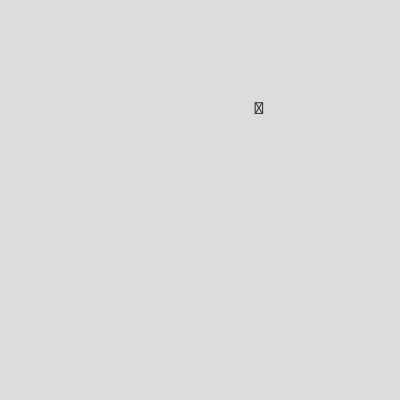
Frame 1 (no input)
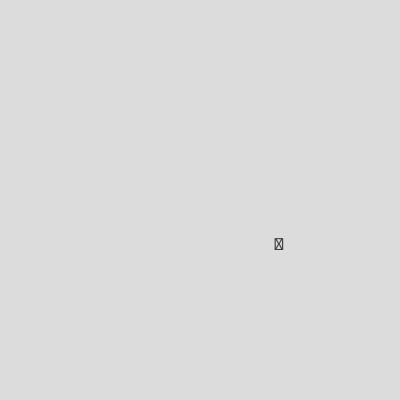
Frame 60 (the mouse pressed at the canvas centre just before this capture)
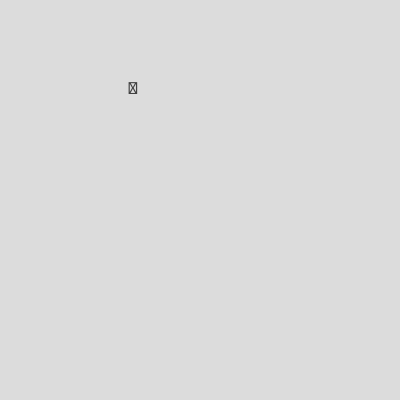
Frame 120 (the mouse held since frame 60 and released just before this capture)

The Processing sketch that drew these frames (run headless with seeded random() and noise(); from frame 60 on, the mouse is pressed at the canvas centre):

// Processing sketch: Interaction_2
// ── Interaction_2.pde
boolean isYellow = false;

// -- set up the things that don't change ...
void setup() {
  size(400, 400);
  background(220);
  textSize(18);
  fill(64);
  frameRate(5);
}

// -- nothing in here for now - an empty draw loop ...
void draw() {
  // -- this still runs 60 times per second!
  if (isYellow) {
    background(255, 255, 32);
  } else {
    background(220);
  }
  text(key, random(20, width-20), random(20, height-20));
}

// -- Processing calls this method whenever a key is pressed:
void keyPressed() {
  // -- put the value of 'key' in a random position on the canvas (but not near the edge):
  if (key == 'y'|| key == 'Y') {
    isYellow = true;
  } else {
    isYellow = false;
  }
}
